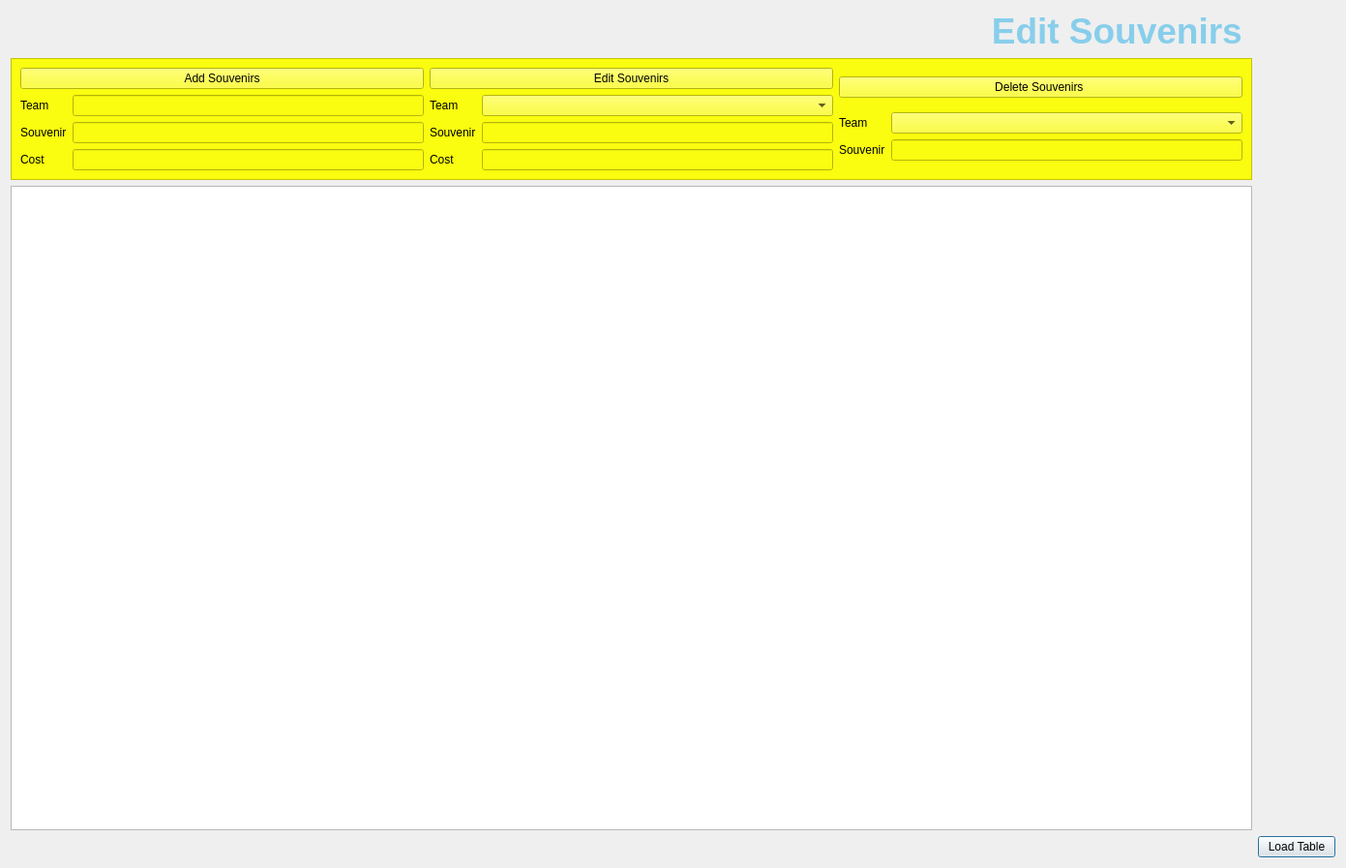
<?xml version="1.0" encoding="UTF-8"?>
<ui version="4.0">
 <class>edit_souvenirs</class>
 <widget class="QDialog" name="edit_souvenirs">
  <property name="geometry">
   <rect>
    <x>0</x>
    <y>0</y>
    <width>1391</width>
    <height>897</height>
   </rect>
  </property>
  <property name="windowTitle">
   <string>Dialog</string>
  </property>
  <layout class="QGridLayout" name="gridLayout_3">
   <item row="2" column="2">
    <widget class="QPushButton" name="load_Button">
     <property name="text">
      <string>Load Table</string>
     </property>
    </widget>
   </item>
   <item row="1" column="1">
    <layout class="QVBoxLayout" name="verticalLayout_11">
     <item>
      <layout class="QVBoxLayout" name="verticalLayout_10">
       <item>
        <widget class="QFrame" name="frame">
         <property name="styleSheet">
          <string notr="true">background-color:#fafd0f
</string>
         </property>
         <property name="frameShape">
          <enum>QFrame::StyledPanel</enum>
         </property>
         <property name="frameShadow">
          <enum>QFrame::Raised</enum>
         </property>
         <layout class="QGridLayout" name="gridLayout_2">
          <item row="0" column="0">
           <layout class="QGridLayout" name="gridLayout">
            <item row="0" column="0">
             <layout class="QVBoxLayout" name="verticalLayout_3">
              <item>
               <widget class="QPushButton" name="add_Button">
                <property name="text">
                 <string>Add Souvenirs</string>
                </property>
               </widget>
              </item>
              <item>
               <layout class="QHBoxLayout" name="horizontalLayout">
                <item>
                 <layout class="QVBoxLayout" name="verticalLayout_2">
                  <item>
                   <widget class="QLabel" name="label_2">
                    <property name="text">
                     <string>Team</string>
                    </property>
                   </widget>
                  </item>
                  <item>
                   <widget class="QLabel" name="label">
                    <property name="text">
                     <string>Souvenir</string>
                    </property>
                   </widget>
                  </item>
                  <item>
                   <widget class="QLabel" name="label_3">
                    <property name="text">
                     <string>Cost</string>
                    </property>
                   </widget>
                  </item>
                 </layout>
                </item>
                <item>
                 <layout class="QVBoxLayout" name="verticalLayout">
                  <item>
                   <widget class="QLineEdit" name="add_team_txt"/>
                  </item>
                  <item>
                   <widget class="QLineEdit" name="add_souv_text"/>
                  </item>
                  <item>
                   <widget class="QLineEdit" name="add_cost_txt"/>
                  </item>
                 </layout>
                </item>
               </layout>
              </item>
             </layout>
            </item>
            <item row="0" column="1">
             <layout class="QVBoxLayout" name="verticalLayout_6">
              <item>
               <widget class="QPushButton" name="delete_Button_2">
                <property name="text">
                 <string>Edit Souvenirs</string>
                </property>
               </widget>
              </item>
              <item>
               <layout class="QHBoxLayout" name="horizontalLayout_2">
                <item>
                 <layout class="QVBoxLayout" name="verticalLayout_4">
                  <item>
                   <widget class="QLabel" name="label_7">
                    <property name="text">
                     <string>Team</string>
                    </property>
                   </widget>
                  </item>
                  <item>
                   <widget class="QLabel" name="label_5">
                    <property name="text">
                     <string>Souvenir</string>
                    </property>
                   </widget>
                  </item>
                  <item>
                   <widget class="QLabel" name="label_9">
                    <property name="text">
                     <string>Cost</string>
                    </property>
                   </widget>
                  </item>
                 </layout>
                </item>
                <item>
                 <layout class="QVBoxLayout" name="verticalLayout_5">
                  <item>
                   <widget class="QComboBox" name="team_box1"/>
                  </item>
                  <item>
                   <widget class="QLineEdit" name="edit_souv"/>
                  </item>
                  <item>
                   <widget class="QLineEdit" name="edit_cost"/>
                  </item>
                 </layout>
                </item>
               </layout>
              </item>
             </layout>
            </item>
            <item row="0" column="2">
             <layout class="QVBoxLayout" name="verticalLayout_9">
              <item>
               <widget class="QPushButton" name="delete_Button">
                <property name="text">
                 <string>Delete Souvenirs </string>
                </property>
               </widget>
              </item>
              <item>
               <layout class="QHBoxLayout" name="horizontalLayout_3">
                <item>
                 <layout class="QVBoxLayout" name="verticalLayout_7">
                  <item>
                   <widget class="QLabel" name="label_8">
                    <property name="text">
                     <string>Team</string>
                    </property>
                   </widget>
                  </item>
                  <item>
                   <widget class="QLabel" name="label_6">
                    <property name="text">
                     <string>Souvenir</string>
                    </property>
                   </widget>
                  </item>
                 </layout>
                </item>
                <item>
                 <layout class="QVBoxLayout" name="verticalLayout_8">
                  <item>
                   <widget class="QComboBox" name="team_box2"/>
                  </item>
                  <item>
                   <widget class="QLineEdit" name="delete_souv"/>
                  </item>
                 </layout>
                </item>
               </layout>
              </item>
             </layout>
            </item>
           </layout>
          </item>
         </layout>
        </widget>
       </item>
       <item>
        <widget class="QTableView" name="tableView"/>
       </item>
      </layout>
     </item>
    </layout>
   </item>
   <item row="0" column="1">
    <widget class="QLabel" name="label_4">
     <property name="styleSheet">
      <string notr="true">font: 30pt &quot;Universalis ADF Std&quot;;
color:#87ceeb</string>
     </property>
     <property name="text">
      <string>&lt;!DOCTYPE HTML PUBLIC &quot;-//W3C//DTD HTML 4.0//EN&quot; &quot;http://www.w3.org/TR/REC-html40/strict.dtd&quot;&gt;
&lt;html&gt;&lt;head&gt;&lt;meta name=&quot;qrichtext&quot; content=&quot;1&quot; /&gt;&lt;style type=&quot;text/css&quot;&gt;
p, li { white-space: pre-wrap; }
&lt;/style&gt;&lt;/head&gt;&lt;body style=&quot; font-family:'Universalis ADF Std'; font-size:30pt; font-weight:400; font-style:normal;&quot;&gt;
&lt;p style=&quot; margin-top:0px; margin-bottom:0px; margin-left:0px; margin-right:0px; -qt-block-indent:0; text-indent:0px;&quot;&gt;&lt;span style=&quot; font-family:'MS Shell Dlg 2'; font-size:28pt; font-weight:600; color:#87ceeb;&quot;&gt;Edit Souvenirs &lt;/span&gt;&lt;/p&gt;&lt;/body&gt;&lt;/html&gt;</string>
     </property>
     <property name="alignment">
      <set>Qt::AlignRight|Qt::AlignTrailing|Qt::AlignVCenter</set>
     </property>
    </widget>
   </item>
  </layout>
 </widget>
 <resources/>
 <connections/>
</ui>
